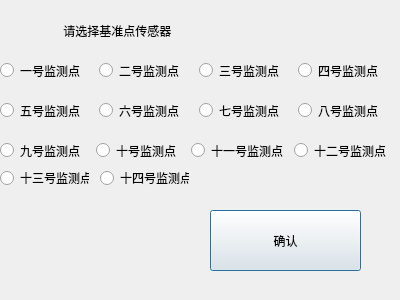
<?xml version="1.0" encoding="UTF-8"?>
<ui version="4.0">
 <class>deflectionpointdialog</class>
 <widget class="QDialog" name="deflectionpointdialog">
  <property name="geometry">
   <rect>
    <x>0</x>
    <y>0</y>
    <width>400</width>
    <height>300</height>
   </rect>
  </property>
  <property name="windowTitle">
   <string>Dialog</string>
  </property>
  <widget class="QRadioButton" name="radioButton_13">
   <property name="geometry">
    <rect>
     <x>0</x>
     <y>170</y>
     <width>89</width>
     <height>16</height>
    </rect>
   </property>
   <property name="text">
    <string>十三号监测点</string>
   </property>
  </widget>
  <widget class="QRadioButton" name="radioButton_14">
   <property name="geometry">
    <rect>
     <x>100</x>
     <y>170</y>
     <width>89</width>
     <height>16</height>
    </rect>
   </property>
   <property name="text">
    <string>十四号监测点</string>
   </property>
  </widget>
  <widget class="QLabel" name="label">
   <property name="geometry">
    <rect>
     <x>10</x>
     <y>10</y>
     <width>391</width>
     <height>41</height>
    </rect>
   </property>
   <property name="styleSheet">
    <string notr="true">font: 87 16pt &quot;Arial&quot;;</string>
   </property>
   <property name="text">
    <string>                请选择基准点传感器</string>
   </property>
  </widget>
  <widget class="QPushButton" name="pushButton">
   <property name="geometry">
    <rect>
     <x>210</x>
     <y>210</y>
     <width>151</width>
     <height>61</height>
    </rect>
   </property>
   <property name="text">
    <string>确认</string>
   </property>
  </widget>
  <widget class="QWidget" name="">
   <property name="geometry">
    <rect>
     <x>0</x>
     <y>60</y>
     <width>391</width>
     <height>21</height>
    </rect>
   </property>
   <layout class="QHBoxLayout" name="horizontalLayout">
    <item>
     <widget class="QRadioButton" name="radioButton">
      <property name="text">
       <string>一号监测点</string>
      </property>
     </widget>
    </item>
    <item>
     <widget class="QRadioButton" name="radioButton_2">
      <property name="text">
       <string>二号监测点</string>
      </property>
     </widget>
    </item>
    <item>
     <widget class="QRadioButton" name="radioButton_3">
      <property name="text">
       <string>三号监测点</string>
      </property>
     </widget>
    </item>
    <item>
     <widget class="QRadioButton" name="radioButton_4">
      <property name="text">
       <string>四号监测点</string>
      </property>
     </widget>
    </item>
   </layout>
  </widget>
  <widget class="QWidget" name="">
   <property name="geometry">
    <rect>
     <x>0</x>
     <y>100</y>
     <width>391</width>
     <height>21</height>
    </rect>
   </property>
   <layout class="QHBoxLayout" name="horizontalLayout_2">
    <item>
     <widget class="QRadioButton" name="radioButton_5">
      <property name="text">
       <string>五号监测点</string>
      </property>
     </widget>
    </item>
    <item>
     <widget class="QRadioButton" name="radioButton_6">
      <property name="text">
       <string>六号监测点</string>
      </property>
     </widget>
    </item>
    <item>
     <widget class="QRadioButton" name="radioButton_7">
      <property name="text">
       <string>七号监测点</string>
      </property>
     </widget>
    </item>
    <item>
     <widget class="QRadioButton" name="radioButton_8">
      <property name="text">
       <string>八号监测点</string>
      </property>
     </widget>
    </item>
   </layout>
  </widget>
  <widget class="QWidget" name="">
   <property name="geometry">
    <rect>
     <x>0</x>
     <y>140</y>
     <width>391</width>
     <height>21</height>
    </rect>
   </property>
   <layout class="QHBoxLayout" name="horizontalLayout_3">
    <item>
     <widget class="QRadioButton" name="radioButton_9">
      <property name="text">
       <string>九号监测点</string>
      </property>
     </widget>
    </item>
    <item>
     <widget class="QRadioButton" name="radioButton_10">
      <property name="text">
       <string>十号监测点</string>
      </property>
     </widget>
    </item>
    <item>
     <widget class="QRadioButton" name="radioButton_11">
      <property name="text">
       <string>十一号监测点</string>
      </property>
     </widget>
    </item>
    <item>
     <widget class="QRadioButton" name="radioButton_12">
      <property name="text">
       <string>十二号监测点</string>
      </property>
     </widget>
    </item>
   </layout>
  </widget>
 </widget>
 <resources/>
 <connections/>
</ui>
